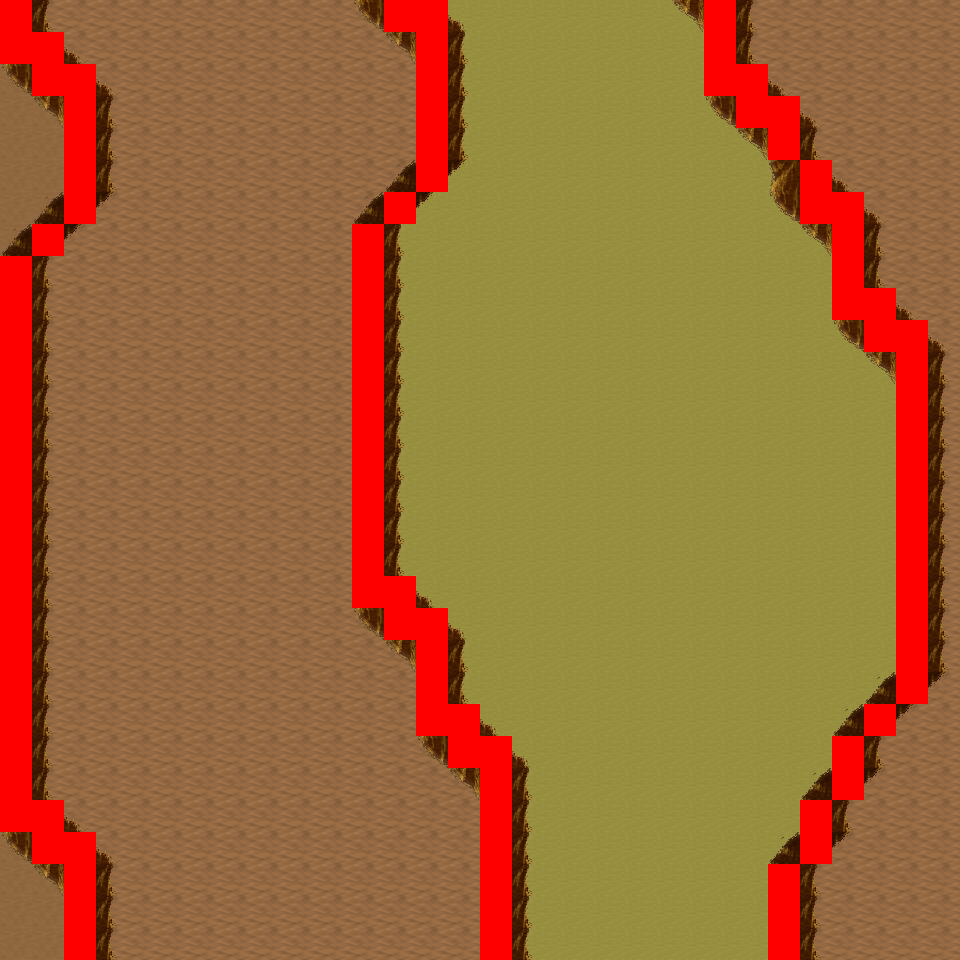

Below is a game level as drawn by its tile map, then a one-line description and the .tmx that defines it (tile-layer data replaced by summaries):
An orthogonal 30x30 tile map with 32x32 px tiles, 6 tile layers (Ground, Object, Object2, Above, ...), 8 tilesets and 10 objects (10x mapExit).

<map version="1.0" orientation="orthogonal" renderorder="right-down" width="30" height="30" tilewidth="32" tileheight="32" nextobjectid="11">
  <tileset firstgid="1" name="tileset_logic_collision" tilewidth="32" tileheight="32" tilecount="1" columns="1">
    <image source="../drawable/tileset_logic_collision.png" width="32" height="32" />
  </tileset>
  <tileset firstgid="2" name="tileset_ground_ground" tilewidth="32" tileheight="32" tilecount="33" columns="3">
    <image source="../drawable/tileset_ground_ground.png" width="96" height="352" />
  </tileset>
  <tileset firstgid="35" name="tileset_ground_ridge_earth_pale" tilewidth="32" tileheight="32" tilecount="96" columns="12">
    <image source="../drawable/tileset_ground_ridge_earth_pale.png" width="384" height="256" />
  </tileset>
  <tileset firstgid="131" name="tileset_ground_ridge_earth_dark" tilewidth="32" tileheight="32" tilecount="96" columns="12">
    <image source="../drawable/tileset_ground_ridge_earth_dark.png" width="384" height="256" />
  </tileset>
  <tileset firstgid="227" name="tileset_terrain_desert" tilewidth="32" tileheight="32" tilecount="88" columns="8">
    <image source="../drawable/tileset_terrain_desert.png" width="256" height="352" />
  </tileset>
  <tileset firstgid="315" name="tileset_plant_tree_tree_darkgreen" tilewidth="32" tileheight="32" tilecount="88" columns="8">
    <image source="../drawable/tileset_plant_tree_tree_darkgreen.png" width="256" height="352" />
  </tileset>
  <tileset firstgid="403" name="tileset_plant_cactus_2" tilewidth="32" tileheight="32" tilecount="10" columns="5">
    <image source="../drawable/tileset_plant_cactus_2.png" width="160" height="64" />
  </tileset>
  <tileset firstgid="413" name="tileset_ground_sand_2" tilewidth="32" tileheight="32" tilecount="15" columns="5">
    <image source="../drawable/tileset_ground_sand_2.png" width="160" height="96" />
  </tileset>
  <layer name="Ground" width="30" height="30">
    <data>[900 cells, 900 non-empty, 3 distinct tile ids]</data>
  </layer>
  <layer name="Object" width="30" height="30">
    <data>[900 cells, 220 non-empty, 11 distinct tile ids]</data>
  </layer>
  <layer name="Object2" width="30" height="30">
    <data>[900 cells, 0 non-empty, 0 distinct tile ids]</data>
  </layer>
  <layer name="Above" width="30" height="30">
    <data>[900 cells, 0 non-empty, 0 distinct tile ids]</data>
  </layer>
  <layer name="Above2" width="30" height="30">
    <data>[900 cells, 0 non-empty, 0 distinct tile ids]</data>
  </layer>
  <layer name="Walkable" width="30" height="30">
    <data>[900 cells, 104 non-empty, 1 distinct tile ids]</data>
  </layer>
  <objectgroup name="MapEvents">
    <object id="1" name="north" type="mapExit" x="32" y="0" width="352" height="32">
      <properties>
        <property name="map" value="level_0_x1_y128" />
        <property name="x" value="1" />
        <property name="y" value="28" />
      </properties>
    </object>
    <object id="2" name="north2" type="mapExit" x="448" y="0" width="256" height="32">
      <properties>
        <property name="map" value="level_0_x1_y128" />
        <property name="x" value="14" />
        <property name="y" value="28" />
      </properties>
    </object>
    <object id="3" name="north3" type="mapExit" x="736" y="0" width="224" height="32">
      <properties>
        <property name="map" value="level_0_x1_y128" />
        <property name="x" value="23" />
        <property name="y" value="28" />
      </properties>
    </object>
    <object id="4" name="south" type="mapExit" x="0" y="928" width="64" height="32">
      <properties>
        <property name="map" value="level_0_x1_y130" />
        <property name="x" value="0" />
        <property name="y" value="1" />
      </properties>
    </object>
    <object id="5" name="south2" type="mapExit" x="96" y="928" width="384" height="32">
      <properties>
        <property name="map" value="level_0_x1_y130" />
        <property name="x" value="3" />
        <property name="y" value="1" />
      </properties>
    </object>
    <object id="6" name="south3" type="mapExit" x="512" y="928" width="256" height="32">
      <properties>
        <property name="map" value="level_0_x1_y130" />
        <property name="x" value="16" />
        <property name="y" value="1" />
      </properties>
    </object>
    <object id="7" name="south4" type="mapExit" x="800" y="928" width="160" height="32">
      <properties>
        <property name="map" value="level_0_x1_y130" />
        <property name="x" value="25" />
        <property name="y" value="1" />
      </properties>
    </object>
    <object id="8" name="west" type="mapExit" x="0" y="64" width="32" height="192">
      <properties>
        <property name="map" value="level_0_x0_y129" />
        <property name="x" value="28" />
        <property name="y" value="2" />
      </properties>
    </object>
    <object id="9" name="west2" type="mapExit" x="0" y="832" width="32" height="128">
      <properties>
        <property name="map" value="level_0_x0_y129" />
        <property name="x" value="28" />
        <property name="y" value="26" />
      </properties>
    </object>
    <object id="10" name="east" type="mapExit" x="928" y="0" width="32" height="960">
      <properties>
        <property name="map" value="level_0_x2_y129" />
        <property name="x" value="1" />
        <property name="y" value="0" />
      </properties>
    </object>
  </objectgroup>
</map>
